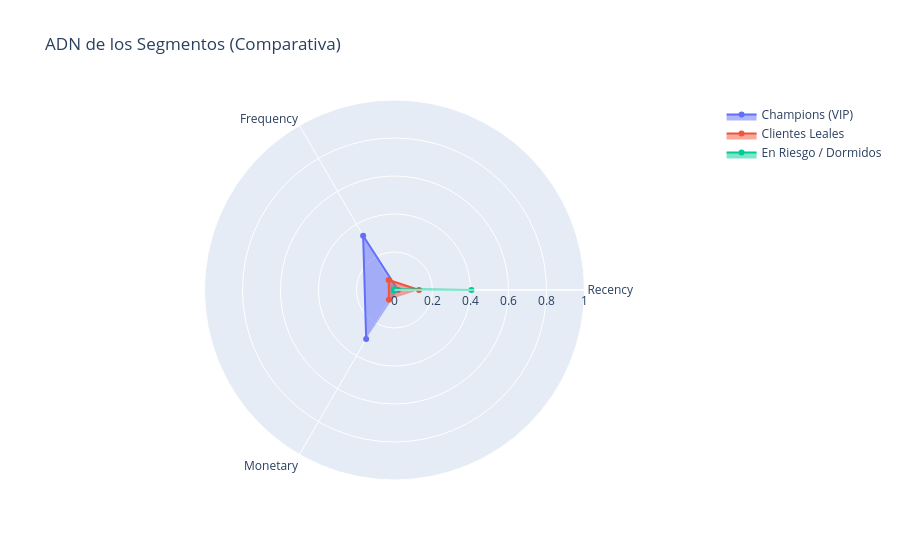
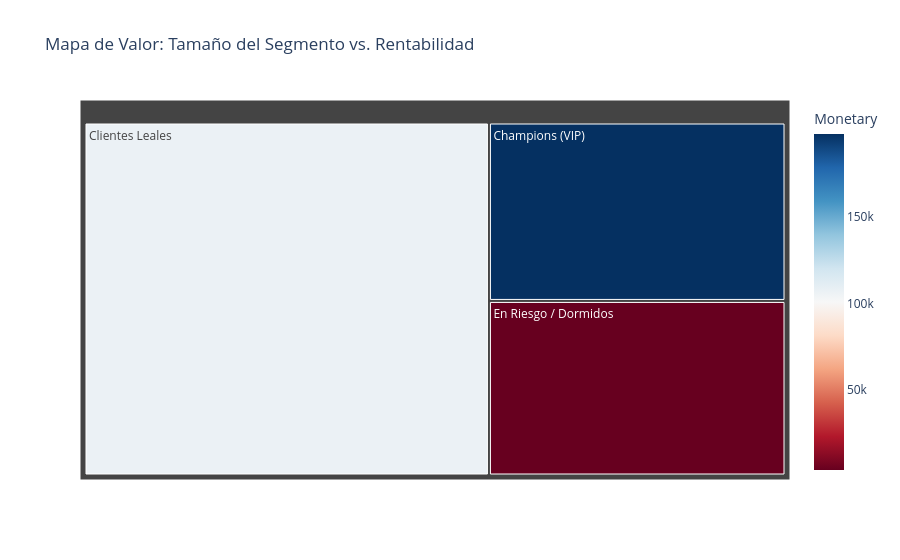
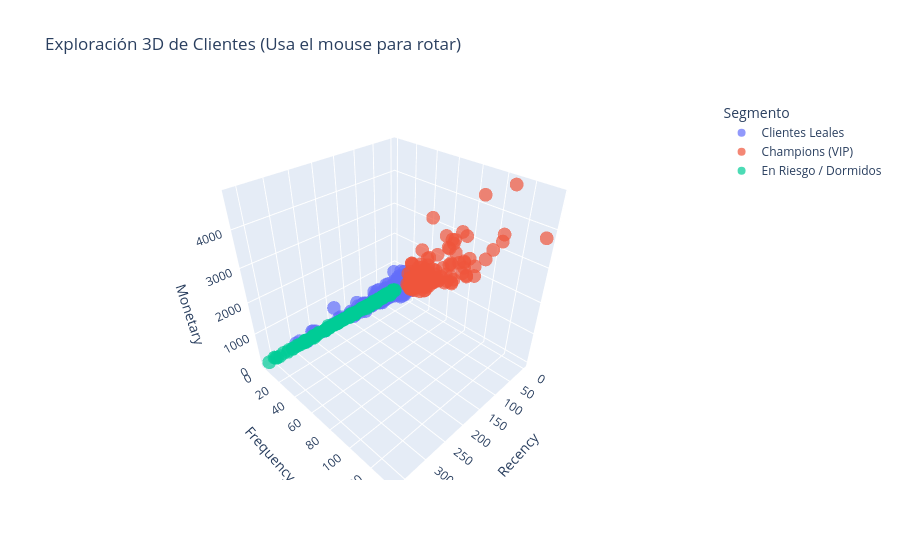

Notebook code for these charts, in order:
### Code cell
import pandas as pd
import plotly.express as px
import plotly.graph_objects as go
from sklearn.preprocessing import MinMaxScaler

# 1. CARGA DE DATOS
print("--- Generando Dashboard Visual ---")
df = pd.read_csv('rfm_labeled.csv')

# ==========================================
# 2. AUTO-ETIQUETADO INTELIGENTE (BUSINESS LOGIC)
# ==========================================
# Calculamos los promedios de cada cluster para saber quién es quién
perfiles = df.groupby('Cluster')[['Recency', 'Frequency', 'Monetary']].mean()

def asignar_nombre_negocio(cluster_id):
    """Asigna nombres de negocio basándose en las reglas del RFM"""
    p = perfiles.loc[cluster_id]
    
    # Lógica:
    # Si tiene el mayor dinero -> VIP
    # Si tiene la mayor recencia (días sin venir) -> En Riesgo
    # Si tiene frecuencia baja y recencia baja -> Nuevos
    # El resto -> Leales
    
    if p['Monetary'] == perfiles['Monetary'].max():
        return 'Champions (VIP)'
    elif p['Recency'] == perfiles['Recency'].max():
        return 'En Riesgo / Dormidos'
    elif p['Frequency'] == perfiles['Frequency'].min() and p['Recency'] < perfiles['Recency'].mean():
        return 'Nuevos / Prometedores'
    else:
        return 'Clientes Leales'

# Aplicamos la función
df['Segmento'] = df['Cluster'].apply(asignar_nombre_negocio)
print("--- Distribución de Segmentos ---")
print(df['Segmento'].value_counts())

# ==========================================
# 3. GRÁFICO 1: RADAR CHART (ADN DEL CLIENTE)
# ==========================================
# Normalizamos (0 a 1) para que el gráfico se vea bien
scaler = MinMaxScaler()
df_norm = pd.DataFrame(scaler.fit_transform(df[['Recency', 'Frequency', 'Monetary']]), 
                       columns=['Recency', 'Frequency', 'Monetary'])
df_norm['Segmento'] = df['Segmento']
promedios_norm = df_norm.groupby('Segmento').mean().reset_index()

fig_radar = go.Figure()
categories = ['Recency', 'Frequency', 'Monetary']

for i, row in promedios_norm.iterrows():
    fig_radar.add_trace(go.Scatterpolar(
        r=[row['Recency'], row['Frequency'], row['Monetary']],
        theta=categories,
        fill='toself',
        name=row['Segmento']
    ))

fig_radar.update_layout(title="ADN de los Segmentos (Comparativa)", polar=dict(radialaxis=dict(visible=True, range=[0, 1])))
fig_radar.show()

# ==========================================
# 4. GRÁFICO 2: TREEMAP (¿DÓNDE ESTÁ EL DINERO?)
# ==========================================
# Agrupamos para ver: Tamaño del cuadro = Cantidad de Clientes | Color = Dinero
tree_data = df.groupby('Segmento').agg({
    'CustomerID': 'count', 
    'Monetary': 'sum'
}).reset_index()

fig_tree = px.treemap(tree_data, 
                      path=['Segmento'], 
                      values='CustomerID',
                      color='Monetary',
                      color_continuous_scale='RdBu',
                      title='Mapa de Valor: Tamaño del Segmento vs. Rentabilidad')
fig_tree.show()

# ==========================================
# 5. GRÁFICO 3: SCATTER 3D (EL UNIVERSO DE DATOS)
# ==========================================
fig_3d = px.scatter_3d(df, 
                       x='Recency', y='Frequency', z='Monetary',
                       color='Segmento', 
                       opacity=0.7, 
                       size_max=10,
                       hover_data=['CustomerID'],
                       title='Exploración 3D de Clientes (Usa el mouse para rotar)')
fig_3d.show()

### Figure 1 — Plotly figure (JSON) as saved in the notebook; plotly's stock layout.template omitted (floating-point values rounded to 4 significant figures)
{"data": [{"fill": "toself", "name": "Champions (VIP)", "r": [0.0185, 0.3302, 0.2983], "theta": ["Recency", "Frequency", "Monetary"], "type": "scatterpolar"}, {"fill": "toself", "name": "Clientes Leales", "r": [0.1291, 0.06074, 0.05943], "theta": ["Recency", "Frequency", "Monetary"], "type": "scatterpolar"}, {"fill": "toself", "name": "En Riesgo / Dormidos", "r": [0.4049, 0.004303, 0.005129], "theta": ["Recency", "Frequency", "Monetary"], "type": "scatterpolar"}], "layout": {"polar": {"radialaxis": {"range": [0, 1], "visible": true}}, "title": {"text": "ADN de los Segmentos (Comparativa)"}}}

### Figure 2 — Plotly figure (JSON) as saved in the notebook; plotly's stock layout.template omitted (floating-point values rounded to 4 significant figures)
{"data": [{"branchvalues": "total", "customdata": [[198100.0], [107000.0], [3560.0]], "domain": {"x": [0, 1], "y": [0, 1]}, "hovertemplate": "labels=%{label}<br>CustomerID=%{value}<br>parent=%{parent}<br>id=%{id}<br>Monetary=%{color}<extra></extra>", "ids": ["Champions (VIP)", "Clientes Leales", "En Riesgo / Dormidos"], "labels": ["Champions (VIP)", "Clientes Leales", "En Riesgo / Dormidos"], "marker": {"coloraxis": "coloraxis", "colors": [198100.0, 107000.0, 3560.0]}, "name": "", "parents": ["", "", ""], "type": "treemap", "values": [139.0, 375.0, 136.0]}], "layout": {"coloraxis": {"colorbar": {"title": {"text": "Monetary"}}, "colorscale": [[0, "rgb(103,0,31)"], [0.1, "rgb(178,24,43)"], [0.2, "rgb(214,96,77)"], [0.3, "rgb(244,165,130)"], [0.4, "rgb(253,219,199)"], [0.5, "rgb(247,247,247)"], [0.6, "rgb(209,229,240)"], [0.7, "rgb(146,197,222)"], [0.8, "rgb(67,147,195)"], [0.9, "rgb(33,102,172)"], [1, "rgb(5,48,97)"]]}, "legend": {"tracegroupgap": 0}, "title": {"text": "Mapa de Valor: Tamaño del Segmento vs. Rentabilidad"}}}

### Figure 3 — Plotly figure (JSON) as saved in the notebook; plotly's stock layout.template omitted (floating-point values rounded to 4 significant figures; data arrays with more than 128 entries replaced by an {"elided": "..."} marker saying what was removed)
{"data": [{"customdata": {"elided": "375x1 int values"}, "hovertemplate": "Segmento=Clientes Leales<br>Recency=%{x}<br>Frequency=%{y}<br>Monetary=%{z}<br>CustomerID=%{customdata[0]}<extra></extra>", "legendgroup": "Clientes Leales", "marker": {"color": "#636efa", "opacity": 0.7, "symbol": "circle"}, "mode": "markers", "name": "Clientes Leales", "scene": "scene", "showlegend": true, "type": "scatter3d", "x": {"elided": "375 int values"}, "y": {"elided": "375 int values"}, "z": {"elided": "375 float values"}}, {"customdata": {"elided": "139x1 int values"}, "hovertemplate": "Segmento=Champions (VIP)<br>Recency=%{x}<br>Frequency=%{y}<br>Monetary=%{z}<br>CustomerID=%{customdata[0]}<extra></extra>", "legendgroup": "Champions (VIP)", "marker": {"color": "#EF553B", "opacity": 0.7, "symbol": "circle"}, "mode": "markers", "name": "Champions (VIP)", "scene": "scene", "showlegend": true, "type": "scatter3d", "x": {"elided": "139 int values"}, "y": {"elided": "139 int values"}, "z": {"elided": "139 float values"}}, {"customdata": {"elided": "136x1 int values"}, "hovertemplate": "Segmento=En Riesgo / Dormidos<br>Recency=%{x}<br>Frequency=%{y}<br>Monetary=%{z}<br>CustomerID=%{customdata[0]}<extra></extra>", "legendgroup": "En Riesgo / Dormidos", "marker": {"color": "#00cc96", "opacity": 0.7, "symbol": "circle"}, "mode": "markers", "name": "En Riesgo / Dormidos", "scene": "scene", "showlegend": true, "type": "scatter3d", "x": {"elided": "136 int values"}, "y": {"elided": "136 int values"}, "z": {"elided": "136 float values"}}], "layout": {"legend": {"title": {"text": "Segmento"}, "tracegroupgap": 0}, "scene": {"domain": {"x": [0, 1], "y": [0, 1]}, "xaxis": {"title": {"text": "Recency"}}, "yaxis": {"title": {"text": "Frequency"}}, "zaxis": {"title": {"text": "Monetary"}}}, "title": {"text": "Exploración 3D de Clientes (Usa el mouse para rotar)"}}}
